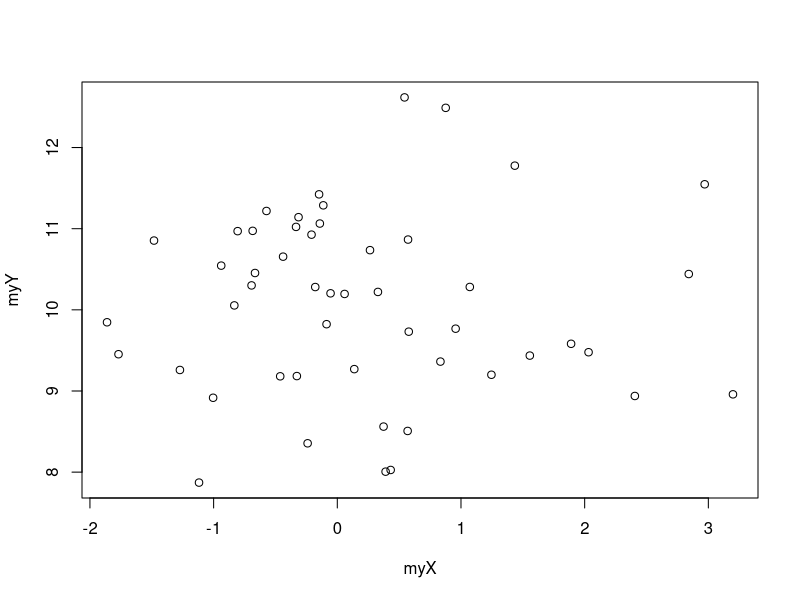
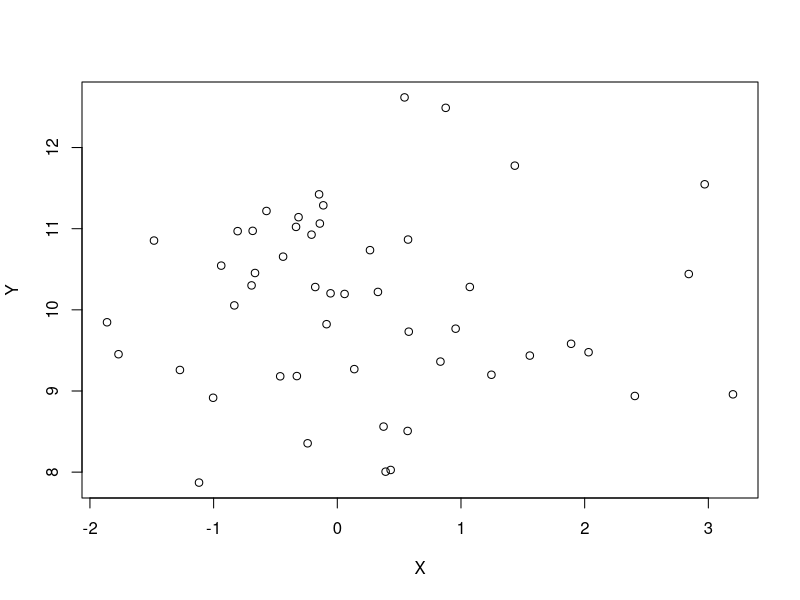
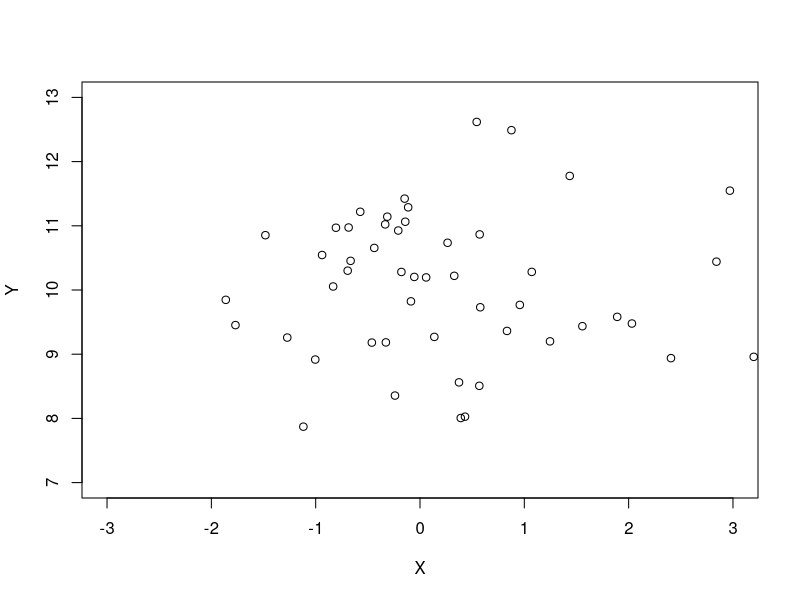
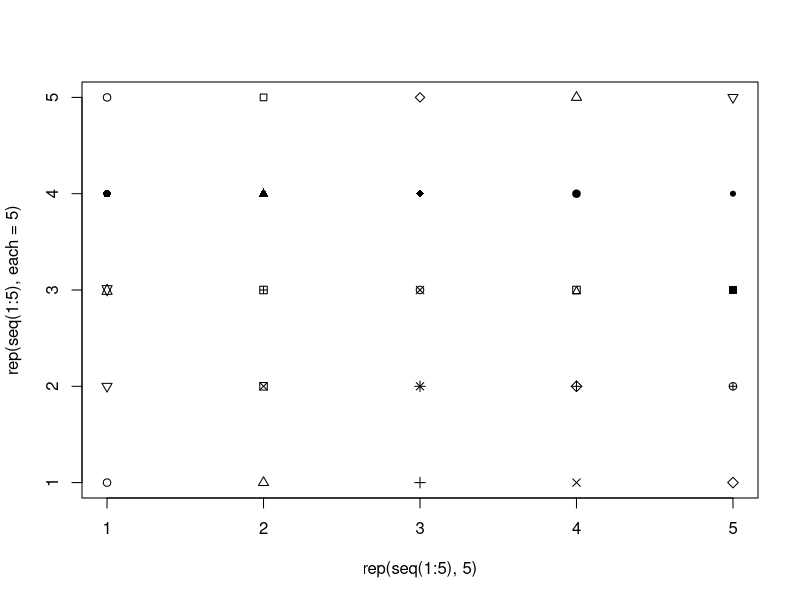
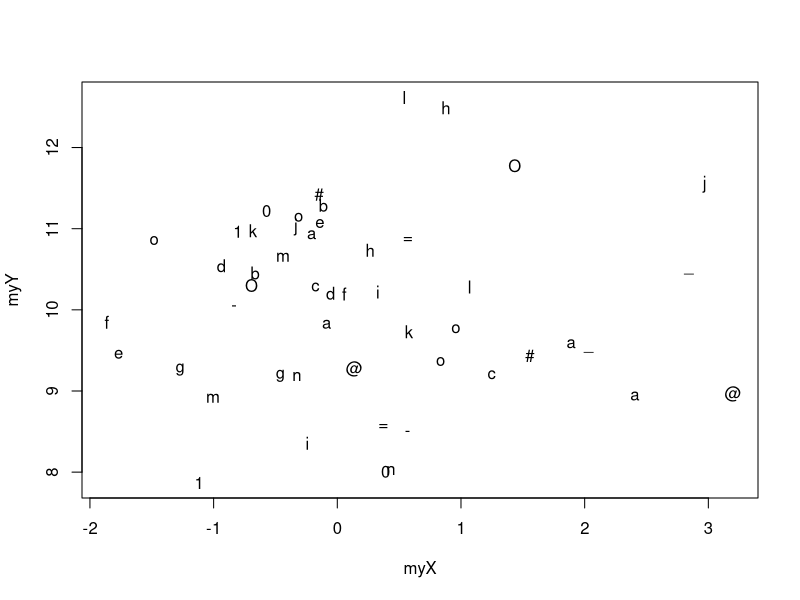
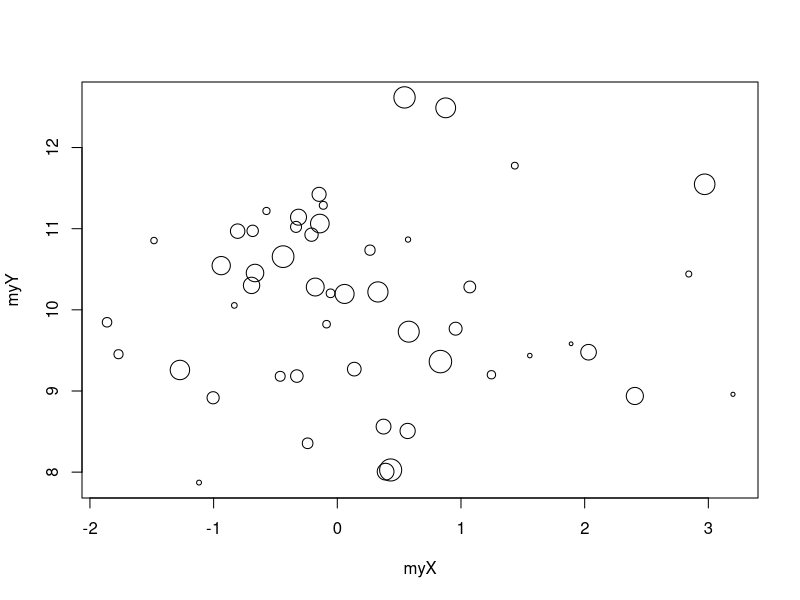
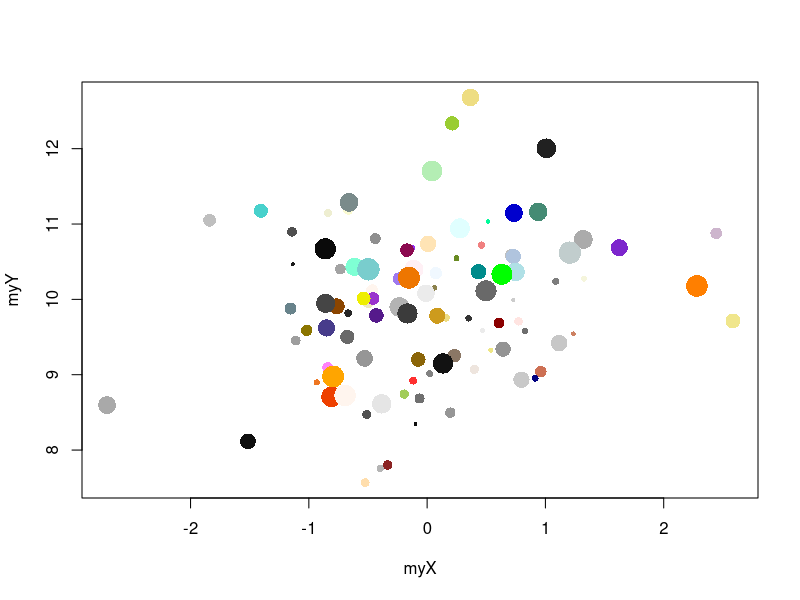
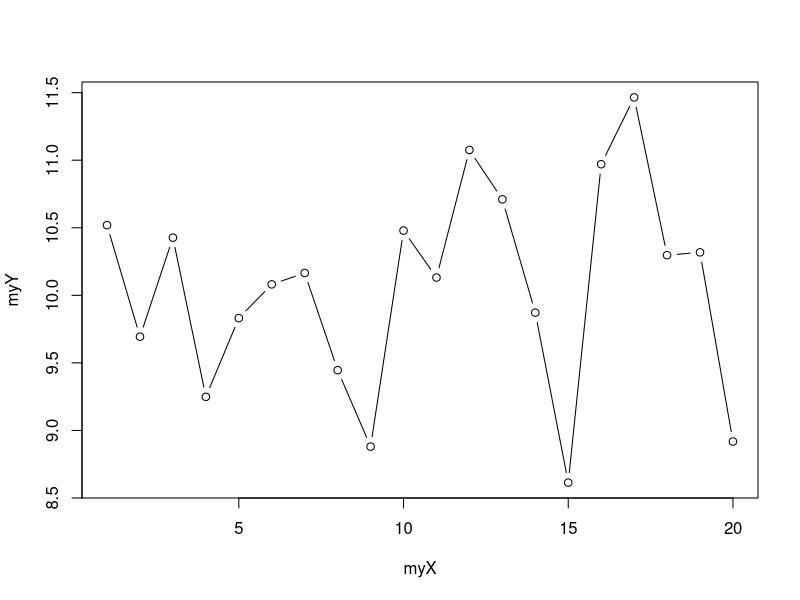

The R script that drew these images, in order:
## ---- chunk 1
myX <- rnorm(50, mean = 0, sd = 1)
myY <- rnorm(50, mean = 10, sd = 1)
plot(x = myX, y = myY)
## ---- chunk 2
plot(x = myX, y = myY, 
  xlab = "X", ylab = "Y")
## ---- chunk 3
plot(x = myX, y = myY, 
  xlab = "X", ylab = "Y", 
  xlim = c(-3, 3), ylim = c(7, 13))
## ---- chunk 4
plot(x = rep(seq(1:5), 5), y = rep(seq(1:5), each = 5),
  pch = 1:25)
plot(x = myX, y = myY, 
  pch = c("a", "@", "#", "1", "=", "-", "_", "o", "O", "0", letters[1:15]))
## ---- chunk 5
plot(x = myX, y = myY, 
  cex = seq(from = 0.5, to = 3, length.out = 50))
## ---- chunk 6
myX <- rnorm(100, mean = 0, sd = 1)
myY <- rnorm(100, mean = 10, sd = 1)
plot(x = myX, y = myY, 
  cex = seq(from = 0.5, to = 3, length.out = 100),
  pch = 16,
  col = sample(colors(), 100))
## ---- chunk 7
myX <- 1:20
myY <- rnorm(20, mean = 10, sd = 1)
plot(x = myX, y = myY, 
  type = 'b') # 'p', 'l', 'b', 'c', 'o', 'h', 's', 'S', 'n'
## ---- chunk 8
par(mfrow = c(1, 2))
plot(x = myX, y = myY, 
  type = 'b', pch = 16, cex = 3) 
grid(lwd = 3, lty = 1)
plot(x = myX, y = myY, 
  type = 'b', pch = 16, cex = 3, 
  panel.first = grid(lwd = 3, lty = 1)) 
par(mfrow = c(1, 1))
## ---- chunk 9
op <- par(no.readonly = TRUE)
par(mfrow = c(2, 2), mar = c(2, 2, 1, 1))
graph4 <- lapply(1:4, function(i){
  plot(x = rnorm(100), 
    y = rnorm(100), 
    col = i, pch = 16)
})
par(op)
## ---- chunk 10
myX <- rnorm(100)
myY <- rnorm(100)
plot(x = myX, y = myY, 
  xlim = c(-4, 4), ylim = c(-4, 4),   
  pch = 16, cex = 1.5, 
  col = sample(colors(), size = 100),
  panel.first = {
    grid()
    abline(v = c(min(myX), max(myX)), lty = 2)
    abline(h = c(min(myY), max(myY)), lty = 2)
    abline(v = mean(myX), lty = 1)
    abline(h = mean(myY), lty = 1)
})
## ---- chunk 11
op <- par(no.readonly = TRUE)
par(mfrow = c(2, 2), mar = c(2, 2, 1, 1))
myX <- list(
  rnorm(1000),
  rgamma(1000, shape = 1),
  sample(1:100, size = 1000, replace = TRUE),
  rbeta(1000, shape1 = 1, shape2 = 2)
)
myTitle <- c("Normal", "Gamma", "Uniform", "Beta")
tr <- lapply(1:4, function(i){
  hist(myX[[i]], 
    col = heat.colors(15), 
    main = myTitle[i]
  )
})
par(op)
## ---- chunk 12
myX <- c(4, 5, 8)
barplot(myX, names.arg = c("A", "B", "C"))
## ---- chunk 13
op <- par(no.readonly = TRUE)
par(mfrow = c(1, 2), mar = c(2, 2, 1, 1))
myX <- matrix(c(4, 5, 8, 4, 6, 2), nrow = 2)
barplot(myX, names.arg = c("A", "B", "C"))
myX <- matrix(c(4, 5, 8, 4, 6, 2, 3, 4, 5), nrow = 3)
barplot(myX, names.arg = c("A", "B", "C"))
par(op)
## ---- chunk 14
n <- 50
op <- par(no.readonly = TRUE)
par(mar = c(2, 2, 1, 1))
myX <- rnorm(n)
myY <- rnorm(n)
myCol <- sample(c(4, 2), size = n, replace = TRUE)
myColors <- colorRampPalette(c("blue", "red"))(100)
myYCut <- cut(myY, breaks = -4:4)
myXCut <- cut(myX, breaks = -4:4)
myYCutCol <- table(myCol, myYCut)
myXCutCol <- table(myCol, myXCut)
layout(matrix(c(1, 1, 0, 
                2, 2, 3, 
                2, 2, 3), ncol = 3, byrow = TRUE))
xCol <- round(
  myXCutCol[1,] / (myXCutCol[1,] + myXCutCol[2,]) * 100
)
xCol[is.na(xCol) | xCol == 0] <- 1

yCol <- round(
  myYCutCol[1,] / (myYCutCol[1,] + myYCutCol[2,]) * 100
)
yCol[is.na(yCol) | yCol == 0] <- 1

barplot(table(myXCut), las = 1, col = myColors[xCol])
plot(x = myX, y = myY, col = myCol, pch = 16, 
  xlim = c(-4, 4), ylim = c(-4, 4), cex = 1.5, 
  panel.first = grid())
barplot(table(myYCut), las = 1, horiz = TRUE, col = myColors[yCol])
par(op)
